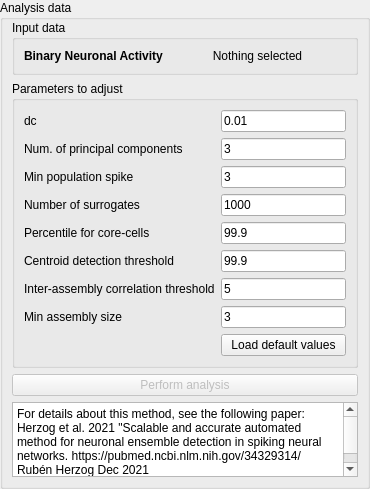
         <widget class="QWidget" name="widget_7" native="true">
          <property name="sizePolicy">
           <sizepolicy hsizetype="Maximum" vsizetype="Preferred">
            <horstretch>0</horstretch>
            <verstretch>0</verstretch>
           </sizepolicy>
          </property>
          <layout class="QVBoxLayout" name="verticalLayout_43">
           <property name="leftMargin">
            <number>0</number>
           </property>
           <property name="topMargin">
            <number>0</number>
           </property>
           <property name="rightMargin">
            <number>0</number>
           </property>
           <property name="bottomMargin">
            <number>0</number>
           </property>
           <item>
            <widget class="QGroupBox" name="groupBox_4">
             <property name="sizePolicy">
              <sizepolicy hsizetype="Preferred" vsizetype="Expanding">
               <horstretch>0</horstretch>
               <verstretch>0</verstretch>
              </sizepolicy>
             </property>
             <property name="minimumSize">
              <size>
               <width>370</width>
               <height>0</height>
              </size>
             </property>
             <property name="maximumSize">
              <size>
               <width>370</width>
               <height>16777215</height>
              </size>
             </property>
             <property name="title">
              <string>Analysis data</string>
             </property>
             <layout class="QVBoxLayout" name="verticalLayout_9">
              <property name="leftMargin">
               <number>9</number>
              </property>
              <property name="topMargin">
               <number>0</number>
              </property>
              <property name="rightMargin">
               <number>9</number>
              </property>
              <property name="bottomMargin">
               <number>9</number>
              </property>
              <item>
               <widget class="QGroupBox" name="groupBox_6">
                <property name="sizePolicy">
                 <sizepolicy hsizetype="Expanding" vsizetype="Minimum">
                  <horstretch>0</horstretch>
                  <verstretch>0</verstretch>
                 </sizepolicy>
                </property>
                <property name="title">
                 <string>Input data</string>
                </property>
                <layout class="QFormLayout" name="formLayout_3">
                 <item row="0" column="0">
                  <widget class="QLabel" name="label_4">
                   <property name="font">
                    <font>
                     <bold>true</bold>
                    </font>
                   </property>
                   <property name="text">
                    <string>Binary Neuronal Activity</string>
                   </property>
                  </widget>
                 </item>
                 <item row="0" column="1">
                  <widget class="QLabel" name="lbl_pca_spikes_selected">
                   <property name="text">
                    <string>Nothing selected</string>
                   </property>
                   <property name="alignment">
                    <set>Qt::AlignCenter</set>
                   </property>
                  </widget>
                 </item>
                </layout>
               </widget>
              </item>
              <item>
               <widget class="QGroupBox" name="groupBox_7">
                <property name="sizePolicy">
                 <sizepolicy hsizetype="Preferred" vsizetype="Expanding">
                  <horstretch>0</horstretch>
                  <verstretch>0</verstretch>
                 </sizepolicy>
                </property>
                <property name="title">
                 <string>Parameters to adjust</string>
                </property>
                <layout class="QFormLayout" name="formLayout_4">
                 <item row="0" column="0">
                  <widget class="QLabel" name="pca_lbl_dc">
                   <property name="toolTip">
                    <string>Cut off for distances.</string>
                   </property>
                   <property name="toolTipDuration">
                    <number>5000</number>
                   </property>
                   <property name="text">
                    <string>dc</string>
                   </property>
                  </widget>
                 </item>
                 <item row="0" column="1">
                  <widget class="QLineEdit" name="pca_edit_dc">
                   <property name="text">
                    <string>0.01</string>
                   </property>
                  </widget>
                 </item>
                 <item row="1" column="0">
                  <widget class="QLabel" name="pca_lbl_npcs">
                   <property name="toolTip">
                    <string>Number of principal components to use to extract ensembles.</string>
                   </property>
                   <property name="toolTipDuration">
                    <number>5000</number>
                   </property>
                   <property name="text">
                    <string>Num. of principal components</string>
                   </property>
                  </widget>
                 </item>
                 <item row="1" column="1">
                  <widget class="QLineEdit" name="pca_edit_npcs">
                   <property name="text">
                    <string>3</string>
                   </property>
                  </widget>
                 </item>
                 <item row="2" column="0">
                  <widget class="QLabel" name="pca_lbl_minspk">
                   <property name="toolTip">
                    <string>Minimum number of active neurons to be considered
part of the analysis</string>
                   </property>
                   <property name="toolTipDuration">
                    <number>5000</number>
                   </property>
                   <property name="text">
                    <string>Min population spike</string>
                   </property>
                  </widget>
                 </item>
                 <item row="2" column="1">
                  <widget class="QLineEdit" name="pca_edit_minspk">
                   <property name="text">
                    <string>3</string>
                   </property>
                  </widget>
                 </item>
                 <item row="3" column="0">
                  <widget class="QLabel" name="pca_lbl_nsur">
                   <property name="toolTip">
                    <string>Surrogates for core-cells, should be 1000 or more.</string>
                   </property>
                   <property name="toolTipDuration">
                    <number>5000</number>
                   </property>
                   <property name="text">
                    <string>Number of surrogates</string>
                   </property>
                  </widget>
                 </item>
                 <item row="3" column="1">
                  <widget class="QLineEdit" name="pca_edit_nsur">
                   <property name="text">
                    <string>1000</string>
                   </property>
                  </widget>
                 </item>
                 <item row="4" column="0">
                  <widget class="QLabel" name="pca_lbl_prct">
                   <property name="toolTip">
                    <string>Percentile on the core cell distribution.</string>
                   </property>
                   <property name="text">
                    <string>Percentile for core-cells</string>
                   </property>
                  </widget>
                 </item>
                 <item row="4" column="1">
                  <widget class="QLineEdit" name="pca_edit_prct">
                   <property name="text">
                    <string>99.9</string>
                   </property>
                  </widget>
                 </item>
                 <item row="5" column="0">
                  <widget class="QLabel" name="pca_lbl_centthr">
                   <property name="text">
                    <string>Centroid detection threshold</string>
                   </property>
                  </widget>
                 </item>
                 <item row="5" column="1">
                  <widget class="QLineEdit" name="pca_edit_centthr">
                   <property name="text">
                    <string>99.9</string>
                   </property>
                  </widget>
                 </item>
                 <item row="6" column="0">
                  <widget class="QLabel" name="pca_lbl_innercorr">
                   <property name="text">
                    <string>Inter-assembly correlation threshold</string>
                   </property>
                  </widget>
                 </item>
                 <item row="6" column="1">
                  <widget class="QLineEdit" name="pca_edit_innercorr">
                   <property name="text">
                    <string>5</string>
                   </property>
                  </widget>
                 </item>
                 <item row="7" column="0">
                  <widget class="QLabel" name="pca_lbl_minsize">
                   <property name="toolTip">
                    <string>Minimum number of cells that can form an ensemble.</string>
                   </property>
                   <property name="toolTipDuration">
                    <number>5000</number>
                   </property>
                   <property name="text">
                    <string>Min assembly size</string>
                   </property>
                  </widget>
                 </item>
                 <item row="7" column="1">
                  <widget class="QLineEdit" name="pca_edit_minsize">
                   <property name="text">
                    <string>3</string>
                   </property>
                  </widget>
                 </item>
                 <item row="8" column="1">
                  <widget class="QPushButton" name="pca_btn_defaults">
                   <property name="toolTip">
                    <string>Load default parameters.</string>
                   </property>
                   <property name="toolTipDuration">
                    <number>5000</number>
                   </property>
                   <property name="text">
                    <string>Load default values</string>
                   </property>
                  </widget>
                 </item>
                </layout>
               </widget>
              </item>
              <item>
               <widget class="QPushButton" name="btn_run_pca">
                <property name="enabled">
                 <bool>false</bool>
                </property>
                <property name="text">
                 <string>Perform analysis</string>
                </property>
               </widget>
              </item>
              <item>
               <widget class="QPlainTextEdit" name="plainTextEdit_2">
                <property name="maximumSize">
                 <size>
                  <width>16777215</width>
                  <height>75</height>
                 </size>
                </property>
                <property name="readOnly">
                 <bool>true</bool>
                </property>
                <property name="plainText">
                 <string>For details about this method, see the following paper:
Herzog et al. 2021 &quot;Scalable and accurate automated method for neuronal ensemble detection in spiking neural networks. https://pubmed.ncbi.nlm.nih.gov/34329314/ Rubén Herzog Dec 2021</string>
                </property>
               </widget>
              </item>
             </layout>
            </widget>
           </item>
          </layout>
         </widget>
